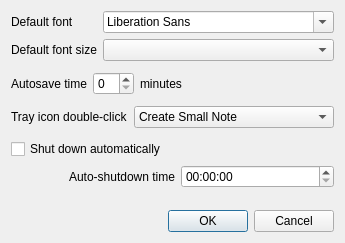
<?xml version="1.0" encoding="UTF-8"?>
<ui version="4.0">
 <class>PreferencesDlg</class>
 <widget class="QDialog" name="PreferencesDlg">
  <property name="geometry">
   <rect>
    <x>0</x>
    <y>0</y>
    <width>337</width>
    <height>243</height>
   </rect>
  </property>
  <property name="windowTitle">
   <string>Postnote Preferences</string>
  </property>
  <layout class="QVBoxLayout" name="verticalLayout">
   <item>
    <layout class="QFormLayout" name="formLayout">
     <item row="0" column="0">
      <widget class="QLabel" name="label_3">
       <property name="text">
        <string>Default font</string>
       </property>
      </widget>
     </item>
     <item row="0" column="1">
      <widget class="QFontComboBox" name="fontComboBox"/>
     </item>
     <item row="1" column="0">
      <widget class="QLabel" name="label_4">
       <property name="text">
        <string>Default font size</string>
       </property>
      </widget>
     </item>
     <item row="1" column="1">
      <widget class="QComboBox" name="fontSizeComboBox"/>
     </item>
    </layout>
   </item>
   <item>
    <spacer name="verticalSpacer">
     <property name="orientation">
      <enum>Qt::Vertical</enum>
     </property>
     <property name="sizeType">
      <enum>QSizePolicy::Fixed</enum>
     </property>
     <property name="sizeHint" stdset="0">
      <size>
       <width>20</width>
       <height>5</height>
      </size>
     </property>
    </spacer>
   </item>
   <item>
    <layout class="QHBoxLayout" name="horizontalLayout">
     <item>
      <widget class="QLabel" name="label">
       <property name="text">
        <string>Autosave time</string>
       </property>
      </widget>
     </item>
     <item>
      <widget class="QSpinBox" name="autosaveSpinBox">
       <property name="sizePolicy">
        <sizepolicy hsizetype="Minimum" vsizetype="Fixed">
         <horstretch>0</horstretch>
         <verstretch>0</verstretch>
        </sizepolicy>
       </property>
      </widget>
     </item>
     <item>
      <widget class="QLabel" name="label_2">
       <property name="sizePolicy">
        <sizepolicy hsizetype="Preferred" vsizetype="Preferred">
         <horstretch>1</horstretch>
         <verstretch>0</verstretch>
        </sizepolicy>
       </property>
       <property name="text">
        <string>minutes</string>
       </property>
      </widget>
     </item>
    </layout>
   </item>
   <item>
    <spacer name="verticalSpacer_2">
     <property name="orientation">
      <enum>Qt::Vertical</enum>
     </property>
     <property name="sizeType">
      <enum>QSizePolicy::Fixed</enum>
     </property>
     <property name="sizeHint" stdset="0">
      <size>
       <width>20</width>
       <height>5</height>
      </size>
     </property>
    </spacer>
   </item>
   <item>
    <layout class="QHBoxLayout" name="horizontalLayout_2">
     <item>
      <widget class="QLabel" name="label_5">
       <property name="text">
        <string>Tray icon double-click</string>
       </property>
      </widget>
     </item>
     <item>
      <widget class="QComboBox" name="doubleClickActionComboBox">
       <property name="sizePolicy">
        <sizepolicy hsizetype="Preferred" vsizetype="Fixed">
         <horstretch>1</horstretch>
         <verstretch>0</verstretch>
        </sizepolicy>
       </property>
       <property name="currentIndex">
        <number>0</number>
       </property>
       <item>
        <property name="text">
         <string>Create Small Note</string>
        </property>
       </item>
       <item>
        <property name="text">
         <string>Create Medium Note</string>
        </property>
       </item>
       <item>
        <property name="text">
         <string>Create Large Note</string>
        </property>
       </item>
       <item>
        <property name="text">
         <string>Create Extra Large Note</string>
        </property>
       </item>
       <item>
        <property name="text">
         <string>Quick Create Dialog</string>
        </property>
       </item>
       <item>
        <property name="text">
         <string>Show All Notes</string>
        </property>
       </item>
      </widget>
     </item>
    </layout>
   </item>
   <item>
    <spacer name="verticalSpacer_3">
     <property name="orientation">
      <enum>Qt::Vertical</enum>
     </property>
     <property name="sizeType">
      <enum>QSizePolicy::Fixed</enum>
     </property>
     <property name="sizeHint" stdset="0">
      <size>
       <width>20</width>
       <height>5</height>
      </size>
     </property>
    </spacer>
   </item>
   <item>
    <widget class="QCheckBox" name="autoShutdownCheckBox">
     <property name="text">
      <string>Shut down automatically</string>
     </property>
    </widget>
   </item>
   <item>
    <layout class="QHBoxLayout" name="horizontalLayout_3">
     <item>
      <spacer name="horizontalSpacer">
       <property name="orientation">
        <enum>Qt::Horizontal</enum>
       </property>
       <property name="sizeType">
        <enum>QSizePolicy::Fixed</enum>
       </property>
       <property name="sizeHint" stdset="0">
        <size>
         <width>10</width>
         <height>20</height>
        </size>
       </property>
      </spacer>
     </item>
     <item>
      <widget class="QLabel" name="label_6">
       <property name="text">
        <string>Auto-shutdown time</string>
       </property>
       <property name="alignment">
        <set>Qt::AlignRight|Qt::AlignTrailing|Qt::AlignVCenter</set>
       </property>
      </widget>
     </item>
     <item>
      <widget class="QTimeEdit" name="shutdownTimeEdit"/>
     </item>
    </layout>
   </item>
   <item>
    <spacer name="verticalSpacer_4">
     <property name="orientation">
      <enum>Qt::Vertical</enum>
     </property>
     <property name="sizeType">
      <enum>QSizePolicy::Expanding</enum>
     </property>
     <property name="sizeHint" stdset="0">
      <size>
       <width>20</width>
       <height>6</height>
      </size>
     </property>
    </spacer>
   </item>
   <item>
    <widget class="QDialogButtonBox" name="buttonBox">
     <property name="orientation">
      <enum>Qt::Horizontal</enum>
     </property>
     <property name="standardButtons">
      <set>QDialogButtonBox::Cancel|QDialogButtonBox::Ok</set>
     </property>
    </widget>
   </item>
  </layout>
 </widget>
 <resources/>
 <connections>
  <connection>
   <sender>buttonBox</sender>
   <signal>accepted()</signal>
   <receiver>PreferencesDlg</receiver>
   <slot>accept()</slot>
   <hints>
    <hint type="sourcelabel">
     <x>248</x>
     <y>254</y>
    </hint>
    <hint type="destinationlabel">
     <x>157</x>
     <y>274</y>
    </hint>
   </hints>
  </connection>
  <connection>
   <sender>buttonBox</sender>
   <signal>rejected()</signal>
   <receiver>PreferencesDlg</receiver>
   <slot>reject()</slot>
   <hints>
    <hint type="sourcelabel">
     <x>316</x>
     <y>260</y>
    </hint>
    <hint type="destinationlabel">
     <x>286</x>
     <y>274</y>
    </hint>
   </hints>
  </connection>
 </connections>
</ui>
